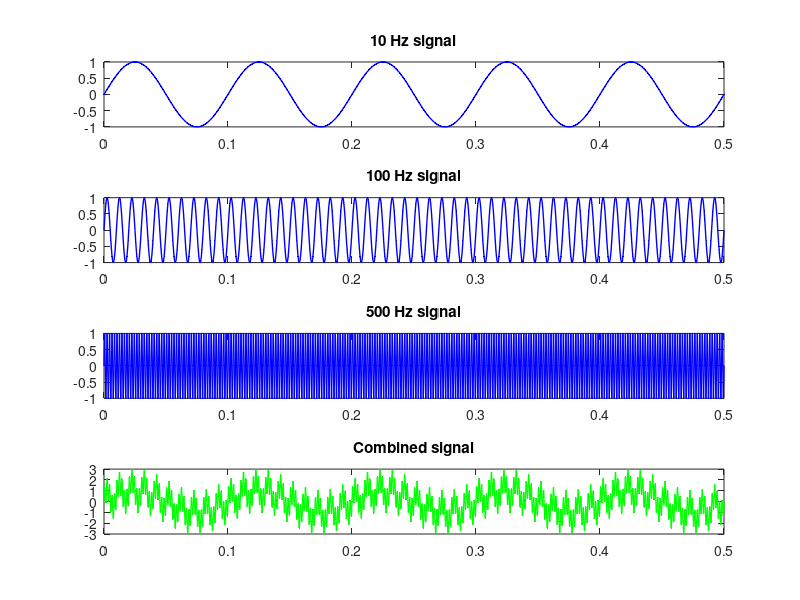

This chart was generated by the following MATLAB code:
%%%%%%%%%%%%%%%%%%%%%%%%%%%%%%%%%%%%%%%%%%%%%%%%%%%%%%%%%%%%%%%%%%%%%%%%%%%
% Multi-Frequency Sine Wave Mixing and Visualization
%
% Generates three sine waves (10 Hz, 100 Hz, 500 Hz), combines them into
% a composite signal, and plots all four waveforms using subplots.
%
% Parameters:  fs = 2000 Hz  |  Duration: 0–0.5 s  |  Total: 1001 samples
%
% Author: Mohamed GALY
% Date: 2026
%%%%%%%%%%%%%%%%%%%%%%%%%%%%%%%%%%%%%%%%%%%%%%%%%%%%%%%%%%%%%%%%%%%%%%%%%%%

%============================= HouseKeeping ==============================%
clc;        % clear command window
close all;  % close all figures
clear;      % clear variables in the workspace
workspace;  % make sure workspace is open
%=========================================================================%

%============================= Format Setting ============================%
format long g   % 15 significant digits, fixed-point or scientific
format compact  % reduce vertical spacing in output
fontsize = 2;   % figure font size scale
%=========================================================================%

%========================== Generating-signal ============================%
% Time vector: 0 to 0.5 s at fs = 2000 Hz → 1001 samples
t = 0 : 1/2000 : 0.5;
%=========================================================================%

%========================== Define the wave parameters ===================%
%================================== Signal-1 =============================%
f1 = 10;    % 10 Hz
T1 = 1/f1;  % period
amp1 = 1;   % amplitude

%================================== Signal-2 =============================%
f2 = 100;   % 100 Hz
T2 = 1/f2;  % period
amp2 = 1;   % amplitude

%================================== Signal-3 =============================%
f3 = 500;   % 500 Hz
T3 = 1/f3;  % period
amp3 = 1;   % amplitude
%=========================================================================%

%========================== Create the signals ===========================%
signal1 = amp1 * sin(2*pi*t/T1); % 10 Hz
signal2 = amp3 * sin(2*pi*t/T2); % 100 Hz
signal3 = amp2 * sin(2*pi*t/T3); % 500 Hz
%=========================================================================%

%========================== Mixing the signals ===========================%
Mixsignal = signal1+ signal2+ signal3;
%=========================================================================%

%========================== NOOP PLOT ====================================%
%plot(t,signal1)
%plot(t,signal2)
%plot(t,signal3)
%plot(t,Mixsignal)
%=========================================================================%

%=========================== PRO PLOT ====================================%
figure; % Create a new figure window

% Row 1: 10 Hz
subplot(4,1,1)
plot(t,signal1,'b.-','LineWidth',1,'MarkerSize',1);
title('10 Hz signal');
% Row 2: 100 Hz
subplot(4,1,2)
plot(t,signal2,'b.-','LineWidth',1,'MarkerSize',1);
title('100 Hz signal');
% Row 3: 500 Hz
subplot(4,1,3)
plot(t,signal3,'b.-','LineWidth',1,'MarkerSize',1);
title('500 Hz signal');
% Row 4: combined
subplot(4,1,4)
plot(t,Mixsignal,'g.-','LineWidth',1,'MarkerSize',1);
title('Combined signal');
%=========================================================================%
